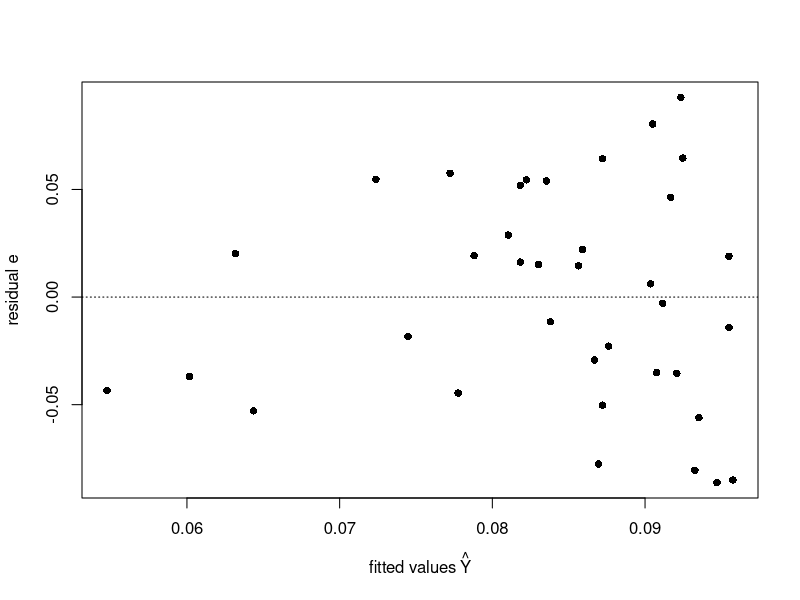
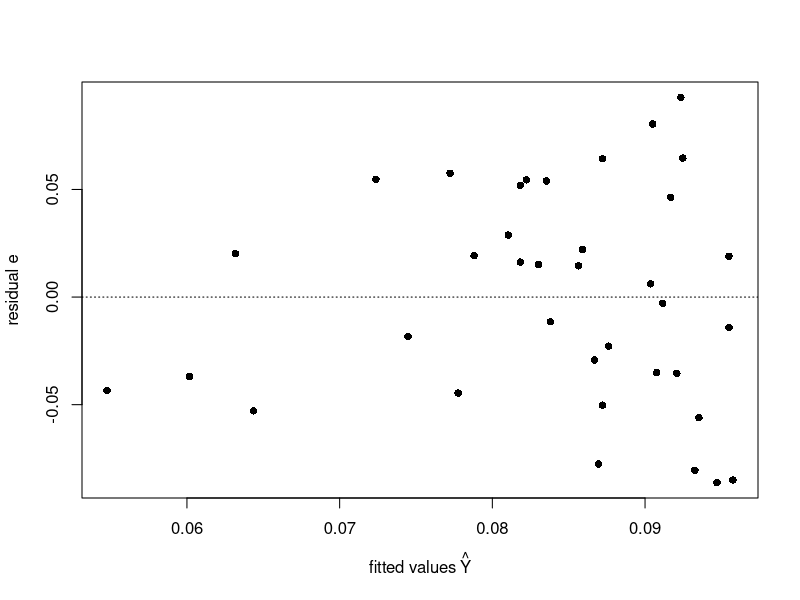
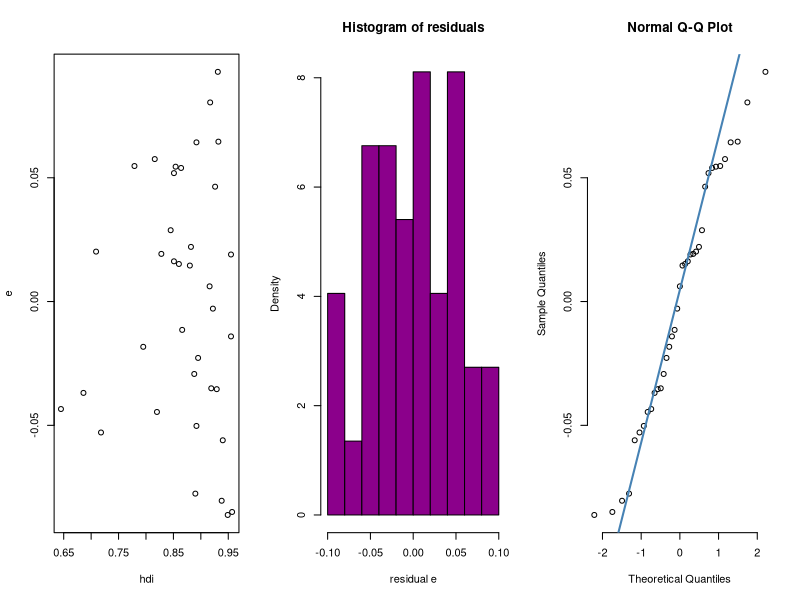
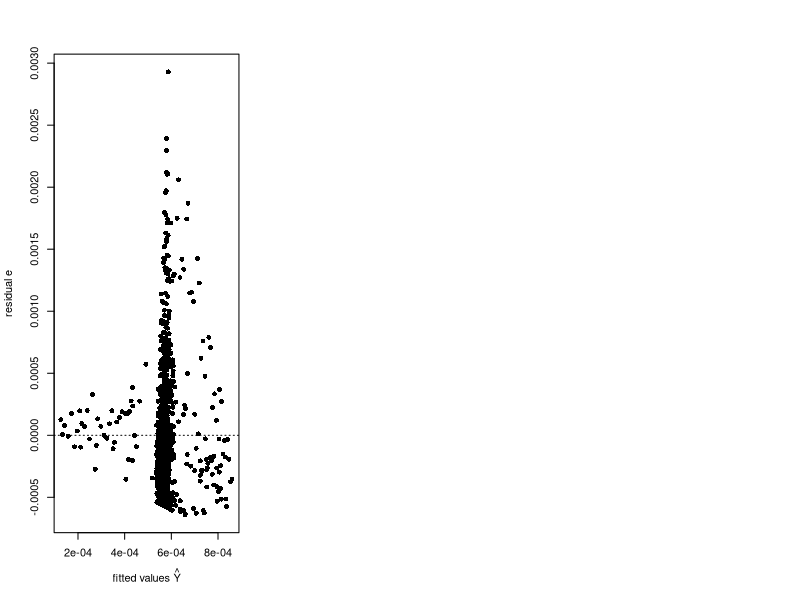
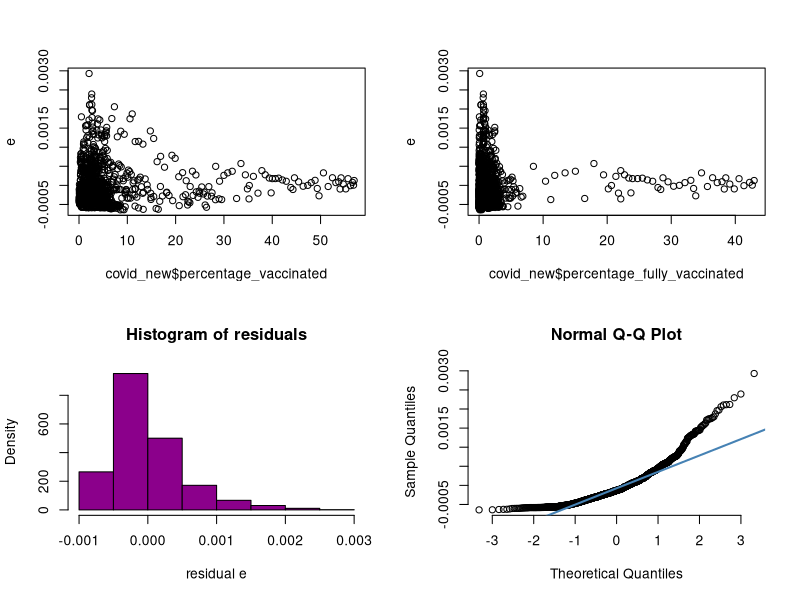
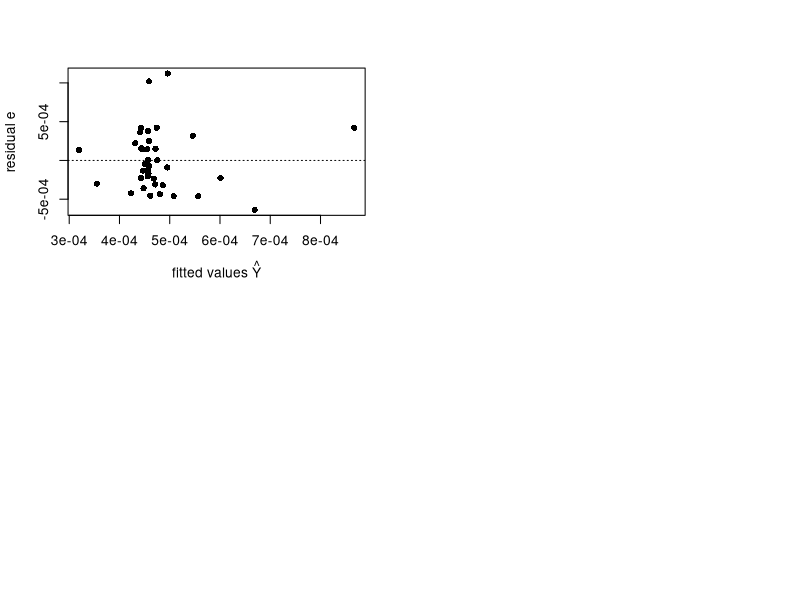
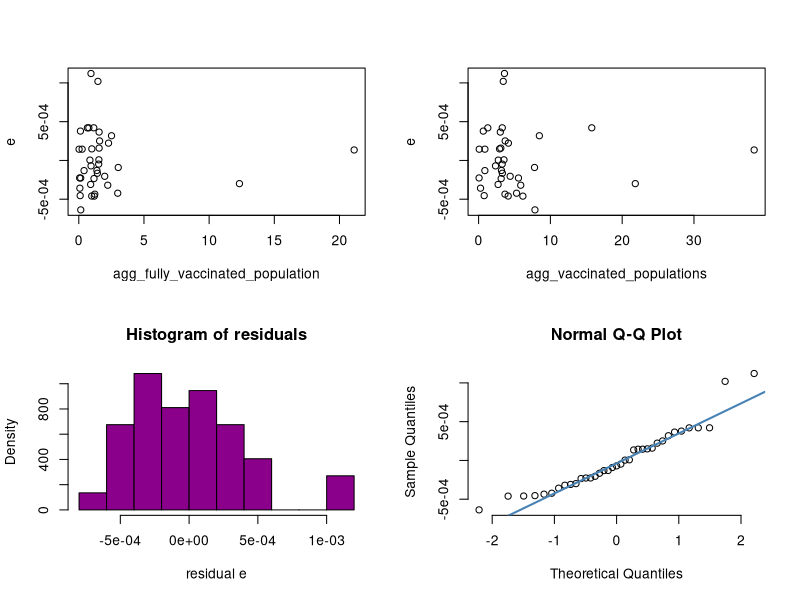

Here is the R script that generated these plots, in order:
## ---- chunk 1
knitr::opts_chunk$set(echo = TRUE)
## ---- chunk 2
covid <- read.csv(file = 'covid.csv')
## ---- chunk 3

covid_new = read.csv(file='covid_new.csv')

agg_pop_death_percentage = aggregate(
    x = covid_new$percentage_total_deaths, 
    by = list(covid_new$location), 
    FUN = mean
  )

agg_hdi = aggregate(
    x = covid_new$human_development_index, 
    by = list(covid_new$location), 
    FUN = mean
  )
## ---- chunk 4

pop_death_per_country <- agg_pop_death_percentage$x
hdi <- agg_hdi$x

linmod <- lm(pop_death_per_country~hdi)
b0 <- linmod$coef[1]
b1 <- linmod$coef[2]

Yhat <- linmod$fitted.values
e <- resid(linmod)
plot(Yhat,e, xlab = expression('fitted values' ~ hat(Y)),ylab="residual e", pch = 16)
abline(h = 0, lty = 3)
## ---- chunk 5
Yhat <- linmod$fitted.values
e <- resid(linmod)
plot(Yhat,e, xlab = expression('fitted values' ~ hat(Y)),ylab="residual e", pch = 16)
abline(h = 0, lty = 3)
## ---- chunk 6
e <- resid(linmod)
par(mfrow=c(1,3))
plot(hdi, e)
hist(e, main="Histogram of residuals", xlab="residual e", col="darkmagenta", freq=FALSE)
qqnorm(e, pch = 1, frame = FALSE)
qqline(e, col = "steelblue", lwd = 2)
## ---- chunk 7
linmod2 <- lm(covid_new$perecentage_new_deaths ~ covid_new$percentage_vaccinated + covid_new$percentage_fully_vaccinated)
b0 <- linmod2$coef[1]
b1 <- linmod2$coef[2]
b2 <- linmod2$coef[3]

Yhat <- linmod2$fitted.values
e <- resid(linmod2)
plot(Yhat,e, xlab = expression('fitted values' ~ hat(Y)),ylab="residual e", pch = 16)
abline(h = 0, lty = 3)
## ---- chunk 8
e <- resid(linmod2)
par(mfrow=c(2,2))
plot(covid_new$percentage_vaccinated, e)
plot(covid_new$percentage_fully_vaccinated, e)
hist(e, main="Histogram of residuals", xlab="residual e", col="darkmagenta", freq=FALSE)
qqnorm(e, pch = 1, frame = FALSE)
qqline(e, col = "steelblue", lwd = 2)
## ---- chunk 9
agg_new_deaths <- aggregate(covid_new$perecentage_new_deaths, by=list(covid_new$location), mean)$x
agg_fully_vaccinated_population <- aggregate(covid_new$percentage_fully_vaccinated, by=list(covid_new$location), mean)$x
agg_vaccinated_populations <- aggregate(covid_new$percentage_vaccinated, by=list(covid_new$location), mean)$x

linmod.2 <- lm(agg_new_deaths ~ agg_vaccinated_populations + agg_fully_vaccinated_population)
b0 <- linmod.2$coef[1]
b1 <- linmod.2$coef[2]
b2 <- linmod.2$coef[3]

Yhat <- linmod.2$fitted.values
e <- resid(linmod.2)
plot(Yhat,e, xlab = expression('fitted values' ~ hat(Y)),ylab="residual e", pch = 16)
abline(h = 0, lty = 3)
## ---- chunk 10
e <- resid(linmod.2)
par(mfrow=c(2,2))
plot(agg_fully_vaccinated_population, e)
plot(agg_vaccinated_populations, e)
hist(e, main="Histogram of residuals", xlab="residual e", col="darkmagenta", freq=FALSE)
qqnorm(e, pch = 1, frame = FALSE)
qqline(e, col = "steelblue", lwd = 2)
